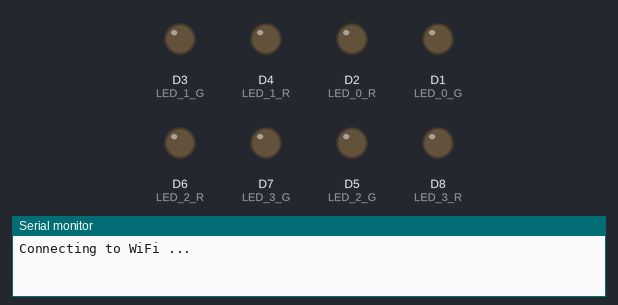
This sketch was run on a simulated ESP8266 (NodeMCU). On the bench: output pins drawn as LEDs (lit = HIGH), the last lines printed to the serial monitor. WiFi joins after 1.5 s; servers stay silent unless stated.

Above: at 0.1 s.
At 3.3 s:
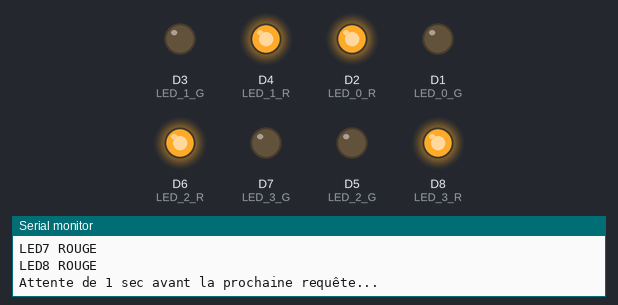
Timing chart, 0 to 4.8 s (numbered marks = the images above):
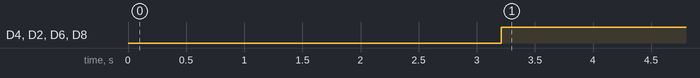

Measured:
- by itself, D4 (LED_1_R), D2 (LED_0_R), D6 (LED_2_R), D8 (LED_3_R): LOW → HIGH at 3.2 s

The sketch:

HTTP_REQUEST_NODEMCU2.ino
```cpp
/*
  Complete project details: https://RandomNerdTutorials.com/esp8266-nodemcu-https-requests/
  Based on the BasicHTTPSClient.ino Created on: 20.08.2018 (ESP8266 examples)
*/

#include <Arduino.h>
#include <ESP8266WiFi.h>
#include <ESP8266HTTPClient.h>
#include <WiFiClientSecureBearSSL.h>
#include <ArduinoJson.h>

#define LED_0_G D1
#define LED_0_R D2

#define LED_1_G D3
#define LED_1_R D4

#define LED_2_G D5
#define LED_2_R D6

#define LED_3_G D7
#define LED_3_R D8


// Replace with your network credentials
const char* ssid = "iPhone de Mathieu";
const char* password = "1234567890";

void setup() {

  pinMode(LED_0_G, OUTPUT);
  pinMode(LED_0_R, OUTPUT);

  pinMode(LED_1_G, OUTPUT);
  pinMode(LED_1_R, OUTPUT);

  pinMode(LED_2_G, OUTPUT);
  pinMode(LED_2_R, OUTPUT);

  pinMode(LED_3_G, OUTPUT);
  pinMode(LED_3_R, OUTPUT);


  digitalWrite(LED_0_G, LOW);
  digitalWrite(LED_0_R, LOW);

  digitalWrite(LED_1_G, LOW);
  digitalWrite(LED_1_R, LOW);

  digitalWrite(LED_2_G, LOW);
  digitalWrite(LED_2_R, LOW);

  Serial.begin(115200);
  //Serial.setDebugOutput(true);

  Serial.println();
  Serial.println();
  Serial.println();

  //Connect to Wi-Fi
  WiFi.mode(WIFI_STA);
  WiFi.begin(ssid, password);
  Serial.print("Connecting to WiFi ..");
  while (WiFi.status() != WL_CONNECTED) {
    Serial.print('.');
    delay(1000);
  }
}

void loop() {
  // wait for WiFi connection

  if ((WiFi.status() == WL_CONNECTED)) {

    Serial.print("\n HTTP GET requête envoyée \n");

    WiFiClient client;
    HTTPClient http;


//ec2-18-117-154-6.us-east-2.compute.amazonaws.com

http.useHTTP10(true);
http.begin(client, "http://ec2-18-117-154-6.us-east-2.compute.amazonaws.com:3000/api/ild/getAll");
http.GET();

// Parse response
DynamicJsonDocument doc(2048);
deserializeJson(doc, http.getStream());

// Read values
for(int i = 0; i < 9; i++){
  Serial.print("LED");
  Serial.print(i);
 //Serial.print(" " + doc[i]["ok"].as<String>()); // true ou false, ce qui recupère de la bdd

  if(doc[i]["ok"].as<String>() == "true")
    Serial.println(" VERT" );
  else
    Serial.println(" ROUGE" );
}


//LED 0
if(doc[4]["ok"].as<String>() == "true"){
digitalWrite(LED_0_G, HIGH);
digitalWrite(LED_0_R, LOW);
}
else{
digitalWrite(LED_0_G, LOW);
digitalWrite(LED_0_R, HIGH);
}

//LED 1
if(doc[5]["ok"].as<String>() == "true"){
digitalWrite(LED_1_G, HIGH);
digitalWrite(LED_1_R, LOW);
}
else{
digitalWrite(LED_1_G, LOW);
digitalWrite(LED_1_R, HIGH);
}

//LED 2
if(doc[6]["ok"].as<String>() == "true"){
digitalWrite(LED_2_G, HIGH);
digitalWrite(LED_2_R, LOW);
}
else{
digitalWrite(LED_2_G, LOW);
digitalWrite(LED_2_R, HIGH);
}

//LED 3
if(doc[7]["ok"].as<String>() == "true"){
digitalWrite(LED_3_G, HIGH);
digitalWrite(LED_3_R, LOW);
}
else{
digitalWrite(LED_3_G, LOW);
digitalWrite(LED_3_R, HIGH);
}

// Disconnect
http.end();
  Serial.println();
  Serial.println("Attente de 1 sec avant la prochaine requête...");
  delay(2000);
  }}
```
